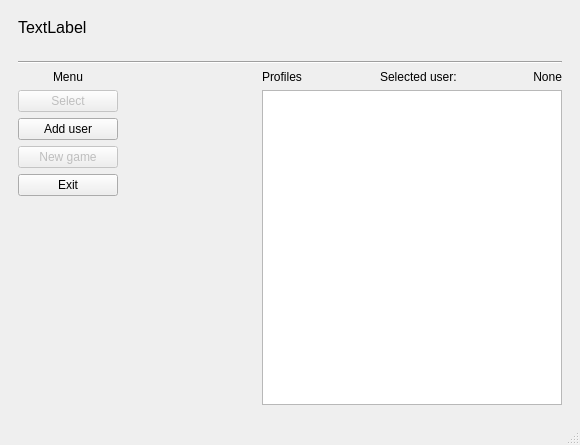
<?xml version="1.0" encoding="UTF-8"?>
<ui version="4.0">
 <class>MainWindow</class>
 <widget class="QMainWindow" name="MainWindow">
  <property name="geometry">
   <rect>
    <x>0</x>
    <y>0</y>
    <width>580</width>
    <height>445</height>
   </rect>
  </property>
  <property name="windowTitle">
   <string>Quiz Game 2.0</string>
  </property>
  <widget class="QWidget" name="centralwidget">
   <layout class="QVBoxLayout" name="verticalLayout">
    <item>
     <widget class="QStackedWidget" name="stackedWidget">
      <property name="currentIndex">
       <number>0</number>
      </property>
      <widget class="QWidget" name="userSelection">
       <layout class="QVBoxLayout" name="verticalLayout_12">
        <item>
         <layout class="QVBoxLayout" name="verticalLayout_8">
          <item>
           <layout class="QVBoxLayout" name="verticalLayout_9">
            <item>
             <widget class="QLabel" name="label">
              <property name="font">
               <font>
                <pointsize>12</pointsize>
               </font>
              </property>
              <property name="text">
               <string>TextLabel
</string>
              </property>
              <property name="wordWrap">
               <bool>true</bool>
              </property>
             </widget>
            </item>
            <item>
             <widget class="Line" name="line_2">
              <property name="orientation">
               <enum>Qt::Horizontal</enum>
              </property>
             </widget>
            </item>
           </layout>
          </item>
          <item>
           <layout class="QHBoxLayout" name="horizontalLayout_2">
            <item>
             <layout class="QVBoxLayout" name="verticalLayout_10">
              <item>
               <widget class="QLabel" name="menuLabel">
                <property name="minimumSize">
                 <size>
                  <width>100</width>
                  <height>0</height>
                 </size>
                </property>
                <property name="text">
                 <string>Menu</string>
                </property>
                <property name="alignment">
                 <set>Qt::AlignCenter</set>
                </property>
               </widget>
              </item>
              <item>
               <widget class="QPushButton" name="selectUserButton">
                <property name="enabled">
                 <bool>false</bool>
                </property>
                <property name="text">
                 <string>Select</string>
                </property>
               </widget>
              </item>
              <item>
               <widget class="QPushButton" name="addUserButton">
                <property name="text">
                 <string>Add user</string>
                </property>
               </widget>
              </item>
              <item>
               <widget class="QPushButton" name="newGameButton">
                <property name="enabled">
                 <bool>false</bool>
                </property>
                <property name="text">
                 <string>New game</string>
                </property>
               </widget>
              </item>
              <item>
               <widget class="QPushButton" name="exitButton">
                <property name="text">
                 <string>Exit</string>
                </property>
               </widget>
              </item>
              <item>
               <spacer name="verticalSpacer_2">
                <property name="orientation">
                 <enum>Qt::Vertical</enum>
                </property>
                <property name="sizeHint" stdset="0">
                 <size>
                  <width>20</width>
                  <height>40</height>
                 </size>
                </property>
               </spacer>
              </item>
             </layout>
            </item>
            <item>
             <spacer name="horizontalSpacer_2">
              <property name="orientation">
               <enum>Qt::Horizontal</enum>
              </property>
              <property name="sizeHint" stdset="0">
               <size>
                <width>40</width>
                <height>20</height>
               </size>
              </property>
             </spacer>
            </item>
            <item>
             <layout class="QVBoxLayout" name="verticalLayout_11">
              <item>
               <layout class="QHBoxLayout" name="horizontalLayout_3">
                <item>
                 <widget class="QLabel" name="usersLabel">
                  <property name="text">
                   <string>Profiles</string>
                  </property>
                  <property name="margin">
                   <number>0</number>
                  </property>
                  <property name="indent">
                   <number>-1</number>
                  </property>
                 </widget>
                </item>
                <item>
                 <widget class="QLabel" name="selectedUserTextLabel">
                  <property name="text">
                   <string>Selected user: </string>
                  </property>
                  <property name="alignment">
                   <set>Qt::AlignRight|Qt::AlignTrailing|Qt::AlignVCenter</set>
                  </property>
                 </widget>
                </item>
                <item>
                 <widget class="QLabel" name="activeUserLabel">
                  <property name="sizePolicy">
                   <sizepolicy hsizetype="Preferred" vsizetype="Preferred">
                    <horstretch>0</horstretch>
                    <verstretch>0</verstretch>
                   </sizepolicy>
                  </property>
                  <property name="minimumSize">
                   <size>
                    <width>0</width>
                    <height>0</height>
                   </size>
                  </property>
                  <property name="text">
                   <string>None</string>
                  </property>
                  <property name="alignment">
                   <set>Qt::AlignRight|Qt::AlignTrailing|Qt::AlignVCenter</set>
                  </property>
                  <property name="indent">
                   <number>-1</number>
                  </property>
                 </widget>
                </item>
               </layout>
              </item>
              <item>
               <widget class="QListWidget" name="usersListWidget">
                <property name="sizePolicy">
                 <sizepolicy hsizetype="Expanding" vsizetype="Expanding">
                  <horstretch>0</horstretch>
                  <verstretch>0</verstretch>
                 </sizepolicy>
                </property>
                <property name="minimumSize">
                 <size>
                  <width>300</width>
                  <height>0</height>
                 </size>
                </property>
                <property name="maximumSize">
                 <size>
                  <width>300</width>
                  <height>16777215</height>
                 </size>
                </property>
                <property name="layoutDirection">
                 <enum>Qt::LeftToRight</enum>
                </property>
               </widget>
              </item>
             </layout>
            </item>
           </layout>
          </item>
         </layout>
        </item>
       </layout>
      </widget>
      <widget class="QWidget" name="categorySelection">
       <layout class="QVBoxLayout" name="verticalLayout_6">
        <item>
         <layout class="QVBoxLayout" name="verticalLayout_3">
          <item>
           <layout class="QVBoxLayout" name="verticalLayout_7">
            <item>
             <widget class="QLabel" name="label_4">
              <property name="font">
               <font>
                <pointsize>12</pointsize>
               </font>
              </property>
              <property name="text">
               <string>Open the file with the question base and select a category.
</string>
              </property>
              <property name="wordWrap">
               <bool>true</bool>
              </property>
             </widget>
            </item>
            <item>
             <widget class="Line" name="line">
              <property name="orientation">
               <enum>Qt::Horizontal</enum>
              </property>
             </widget>
            </item>
           </layout>
          </item>
          <item>
           <layout class="QHBoxLayout" name="horizontalLayout">
            <item>
             <layout class="QVBoxLayout" name="verticalLayout_2">
              <item>
               <widget class="QLabel" name="menuLabel_2">
                <property name="minimumSize">
                 <size>
                  <width>100</width>
                  <height>0</height>
                 </size>
                </property>
                <property name="text">
                 <string>Menu</string>
                </property>
                <property name="alignment">
                 <set>Qt::AlignCenter</set>
                </property>
               </widget>
              </item>
              <item>
               <widget class="QPushButton" name="openFileButton">
                <property name="text">
                 <string>Open file</string>
                </property>
               </widget>
              </item>
              <item>
               <widget class="QPushButton" name="startButton">
                <property name="enabled">
                 <bool>false</bool>
                </property>
                <property name="text">
                 <string>Start</string>
                </property>
               </widget>
              </item>
              <item>
               <widget class="QPushButton" name="cancelButton">
                <property name="text">
                 <string>Cancel</string>
                </property>
               </widget>
              </item>
              <item>
               <widget class="QPushButton" name="exitButton_2">
                <property name="text">
                 <string>Exit</string>
                </property>
               </widget>
              </item>
              <item>
               <spacer name="verticalSpacer">
                <property name="orientation">
                 <enum>Qt::Vertical</enum>
                </property>
                <property name="sizeHint" stdset="0">
                 <size>
                  <width>20</width>
                  <height>40</height>
                 </size>
                </property>
               </spacer>
              </item>
             </layout>
            </item>
            <item>
             <spacer name="horizontalSpacer">
              <property name="orientation">
               <enum>Qt::Horizontal</enum>
              </property>
              <property name="sizeHint" stdset="0">
               <size>
                <width>40</width>
                <height>20</height>
               </size>
              </property>
             </spacer>
            </item>
            <item>
             <layout class="QVBoxLayout" name="verticalLayout_4">
              <item>
               <layout class="QHBoxLayout" name="horizontalLayout_4">
                <item>
                 <widget class="QLabel" name="categoryListLabel">
                  <property name="sizePolicy">
                   <sizepolicy hsizetype="Preferred" vsizetype="Preferred">
                    <horstretch>0</horstretch>
                    <verstretch>0</verstretch>
                   </sizepolicy>
                  </property>
                  <property name="text">
                   <string>Categories</string>
                  </property>
                  <property name="alignment">
                   <set>Qt::AlignCenter</set>
                  </property>
                 </widget>
                </item>
               </layout>
              </item>
              <item>
               <widget class="QListWidget" name="categoriesListWidget">
                <property name="sizePolicy">
                 <sizepolicy hsizetype="Expanding" vsizetype="Expanding">
                  <horstretch>0</horstretch>
                  <verstretch>0</verstretch>
                 </sizepolicy>
                </property>
                <property name="minimumSize">
                 <size>
                  <width>300</width>
                  <height>0</height>
                 </size>
                </property>
                <property name="maximumSize">
                 <size>
                  <width>300</width>
                  <height>16777215</height>
                 </size>
                </property>
                <property name="layoutDirection">
                 <enum>Qt::LeftToRight</enum>
                </property>
                <property name="selectionMode">
                 <enum>QAbstractItemView::MultiSelection</enum>
                </property>
               </widget>
              </item>
             </layout>
            </item>
           </layout>
          </item>
         </layout>
        </item>
       </layout>
      </widget>
      <widget class="QWidget" name="nieWiemJeszczeCo">
       <layout class="QVBoxLayout" name="verticalLayout_14">
        <item>
         <layout class="QVBoxLayout" name="verticalLayout_13">
          <item>
           <layout class="QVBoxLayout" name="verticalLayout_15">
            <item>
             <widget class="QPushButton" name="nextQuestionButton">
              <property name="sizePolicy">
               <sizepolicy hsizetype="Minimum" vsizetype="Fixed">
                <horstretch>0</horstretch>
                <verstretch>0</verstretch>
               </sizepolicy>
              </property>
              <property name="maximumSize">
               <size>
                <width>80</width>
                <height>16777215</height>
               </size>
              </property>
              <property name="layoutDirection">
               <enum>Qt::RightToLeft</enum>
              </property>
              <property name="text">
               <string>Next</string>
              </property>
             </widget>
            </item>
           </layout>
          </item>
          <item>
           <widget class="QLabel" name="questionTextLabel">
            <property name="font">
             <font>
              <pointsize>14</pointsize>
             </font>
            </property>
            <property name="text">
             <string>Question text</string>
            </property>
            <property name="alignment">
             <set>Qt::AlignCenter</set>
            </property>
           </widget>
          </item>
          <item>
           <layout class="QVBoxLayout" name="verticalLayout_5">
            <item>
             <layout class="QHBoxLayout" name="horizontalLayout_5">
              <item>
               <widget class="QPushButton" name="answer1Button">
                <property name="sizePolicy">
                 <sizepolicy hsizetype="Minimum" vsizetype="Minimum">
                  <horstretch>0</horstretch>
                  <verstretch>0</verstretch>
                 </sizepolicy>
                </property>
                <property name="font">
                 <font>
                  <pointsize>11</pointsize>
                 </font>
                </property>
                <property name="text">
                 <string>Answer 1</string>
                </property>
                <property name="checkable">
                 <bool>true</bool>
                </property>
               </widget>
              </item>
              <item>
               <widget class="QPushButton" name="answer2Button">
                <property name="sizePolicy">
                 <sizepolicy hsizetype="Minimum" vsizetype="Minimum">
                  <horstretch>0</horstretch>
                  <verstretch>0</verstretch>
                 </sizepolicy>
                </property>
                <property name="font">
                 <font>
                  <pointsize>11</pointsize>
                 </font>
                </property>
                <property name="text">
                 <string>Answer 2</string>
                </property>
                <property name="checkable">
                 <bool>true</bool>
                </property>
               </widget>
              </item>
             </layout>
            </item>
            <item>
             <layout class="QHBoxLayout" name="horizontalLayout_6">
              <item>
               <widget class="QPushButton" name="answer3Button">
                <property name="sizePolicy">
                 <sizepolicy hsizetype="Minimum" vsizetype="Minimum">
                  <horstretch>0</horstretch>
                  <verstretch>0</verstretch>
                 </sizepolicy>
                </property>
                <property name="font">
                 <font>
                  <pointsize>11</pointsize>
                 </font>
                </property>
                <property name="text">
                 <string>Answer 3</string>
                </property>
                <property name="checkable">
                 <bool>true</bool>
                </property>
               </widget>
              </item>
              <item>
               <widget class="QPushButton" name="answer4Button">
                <property name="sizePolicy">
                 <sizepolicy hsizetype="Minimum" vsizetype="Minimum">
                  <horstretch>0</horstretch>
                  <verstretch>0</verstretch>
                 </sizepolicy>
                </property>
                <property name="font">
                 <font>
                  <pointsize>11</pointsize>
                 </font>
                </property>
                <property name="text">
                 <string>Answer 4</string>
                </property>
                <property name="checkable">
                 <bool>true</bool>
                </property>
               </widget>
              </item>
             </layout>
            </item>
           </layout>
          </item>
         </layout>
        </item>
       </layout>
      </widget>
     </widget>
    </item>
   </layout>
  </widget>
  <widget class="QMenuBar" name="menubar">
   <property name="geometry">
    <rect>
     <x>0</x>
     <y>0</y>
     <width>580</width>
     <height>20</height>
    </rect>
   </property>
  </widget>
  <widget class="QStatusBar" name="statusbar"/>
 </widget>
 <resources/>
 <connections/>
</ui>
